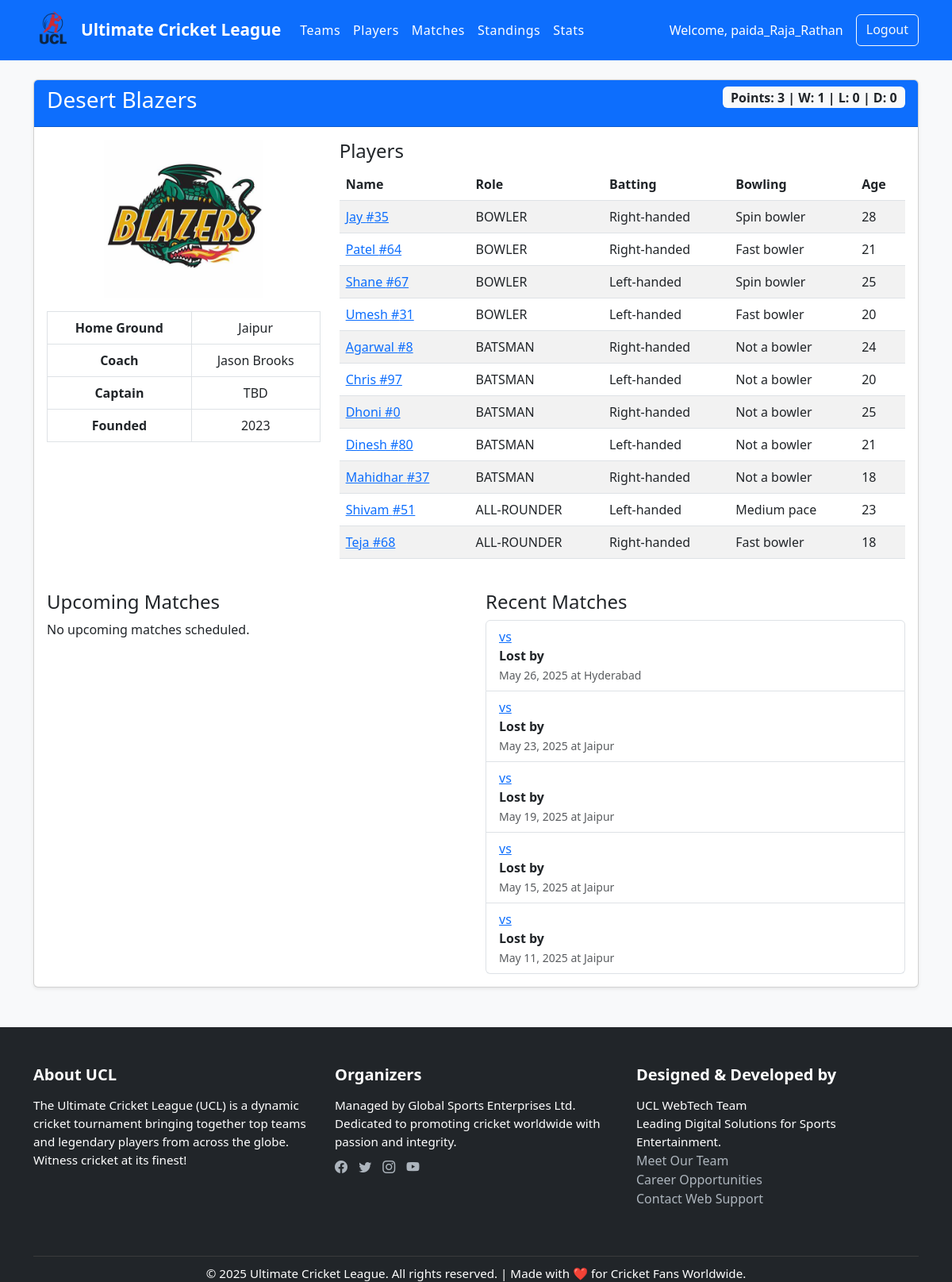
/teams/10/ (signed in), run on an earlier commit of the app's database.
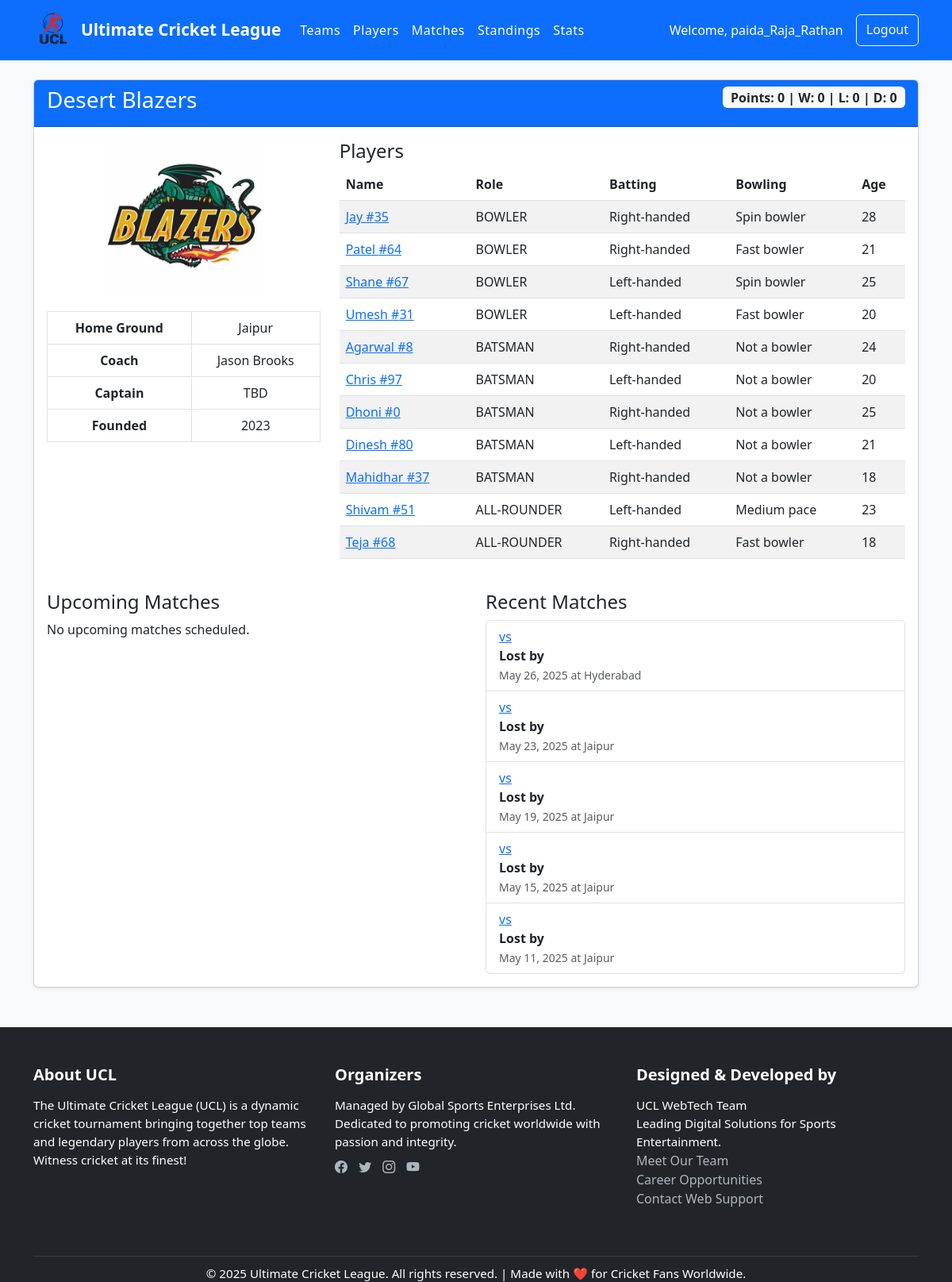
And on a later commit of the database.
### tournament/models.py (models this page shows, shortened)
class Team(models.Model):
    name = models.CharField(max_length=100, unique=True)
    short_name = models.CharField(max_length=3, blank=True)
    logo = models.ImageField(upload_to='team_logos/', null=True, blank=True)
    home_ground = models.CharField(max_length=100)
    captain = models.ForeignKey('Player', on_delete=models.SET_NULL, null=True, blank=True, related_name='captain_of')
    coach = models.CharField(max_length=100)
    founded = models.PositiveIntegerField()
    public = models.BooleanField(default=True)
    manager = models.ForeignKey(User, on_delete=models.CASCADE, related_name='managed_teams', null=True, blank=True)
    matches_played = models.PositiveIntegerField(default=0)
    wins = models.PositiveIntegerField(default=0)
    losses = models.PositiveIntegerField(default=0)
    draws = models.PositiveIntegerField(default=0)
    points = models.PositiveIntegerField(default=0)  # Added concrete points field
    total_matches = models.IntegerField(default=0)
    wins = models.IntegerField(default=0)
    losses = models.IntegerField(default=0)
    draws = models.IntegerField(default=0)
    points = models.IntegerField(default=0)

### tournament/views.py (the view)
# urls.py: path('teams/<int:team_id>/', views.team_detail, name='team_detail'),
@login_required
def team_detail(request, team_id):
    team = get_object_or_404(Team, pk=team_id)
    players = team.players.all().order_by('-role', 'name')
    upcoming_matches = team.home_matches.filter(date__gte=timezone.now()) | team.away_matches.filter(date__gte=timezone.now())
    past_matches = team.home_matches.filter(date__lt=timezone.now()) | team.away_matches.filter(date__lt=timezone.now())
    context = {
        'team': team,
        'players': players,
        'upcoming_matches': upcoming_matches.order_by('date'),
        'past_matches': past_matches.order_by('-date'),
    }
    return render(request, 'tournament/team_detail.html', context)

### tournament/models.py (called while the page is built)
    @property
    def is_completed(self):
        return self.result != 'TBD'

    @property
    def winner(self):
        if self.result == 'Home Win':
            return self.home_team
        elif self.result == 'Away Win':
            return self.away_team
        return None

    def get_win_margin(self):
        if not self.is_completed or self.result == 'Draw':
            return ""
        return "X runs" if self.result == 'Home Win' else "Y wickets"

### tournament/templates/tournament/team_detail.html (shortened to what the changed rows need)
{% extends 'tournament/base.html' %}
{% load humanize %}
{% load static%}
{% block content %}
    <div class="card mb-4">
        <div class="card-header bg-primary text-white">
            <div class="row">
                <div class="col-md-8">
                    <h3>{{ team.name }}</h3>
                </div>
                <div class="col-md-4 text-end">
                    <span class="badge bg-light text-dark fs-6">
                        Points: {{ team.points }} | W: {{ team.wins }} | L: {{ team.losses }} | D: {{ team.draws }}
                    </span>
                </div>
            </div>
        </div>
        <div class="card-body">
            <div class="row">
                <div class="col-md-4 text-center">
                    {% if team.logo %}
                        <img src="{{ team.logo.url }}" alt="{{ team.name }} logo" class="img-fluid mb-3" style="max-height: 200px;">
                    {% endif %}
                    <table class="table table-bordered">
                        <tr>
                            <th>Home Ground</th>
                            <td>{{ team.home_ground }}</td>
                        </tr>
                        <tr>
                            <th>Coach</th>
                            <td>{{ team.coach }}</td>
                        </tr>
                        <tr>
                            <th>Captain</th>
                        </tr>
                        <tr>
                            <th>Founded</th>
                            <td>{{ team.founded }}</td>
                        </tr>
                    </table>
                </div>
                <div class="col-md-8">
                    <div class="table-responsive">
                        <table class="table table-striped">
                            <thead>
                                <tr>
                                    <th>Name</th>
                                    <th>Role</th>
                                    <th>Batting</th>
                                    <th>Bowling</th>
                                    <th>Age</th>
                                </tr>
                            </thead>
                        </table>
                    </div>
                </div>
            </div>
        </div>
    </div>
{% endblock %}

What changed in the data, as far as the page shows it:
changed Team "Desert Blazers": points "3" → "0"; wins "1" → "0"
